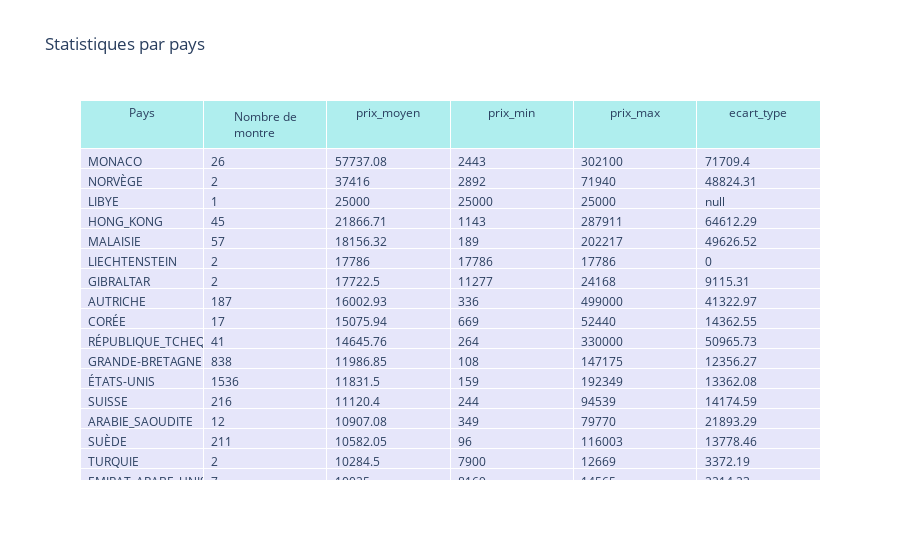

This figure's notebook cell:
### Code cell
fig(df)

### Figure 1 — Plotly figure (JSON) as saved in the notebook; plotly's stock layout.template omitted (floating-point values rounded to 4 significant figures; data arrays with more than 128 entries replaced by an {"elided": "..."} marker saying what was removed)
{"data": [{"cells": {"align": "left", "fill": {"color": "lavender"}, "values": {"elided": "6x82 mixed values"}}, "header": {"align": "center", "fill": {"color": "paleturquoise"}, "values": ["Pays", "Nombre de montre", "prix_moyen", "prix_min", "prix_max", "ecart_type"]}, "type": "table"}], "layout": {"title": {"text": "Statistiques par pays"}}}
